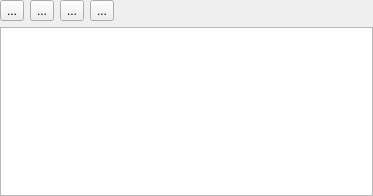
<?xml version="1.0" encoding="UTF-8"?>
<ui version="4.0">
 <class>KPlato::ReportGroupSectionsWidget</class>
 <widget class="QWidget" name="KPlato::ReportGroupSectionsWidget">
  <property name="geometry">
   <rect>
    <x>0</x>
    <y>0</y>
    <width>373</width>
    <height>196</height>
   </rect>
  </property>
  <layout class="QVBoxLayout" name="verticalLayout">
   <property name="margin">
    <number>0</number>
   </property>
   <item>
    <layout class="QHBoxLayout" name="horizontalLayout">
     <item>
      <widget class="QToolButton" name="btnAdd">
       <property name="text">
        <string>...</string>
       </property>
      </widget>
     </item>
     <item>
      <widget class="QToolButton" name="btnRemove">
       <property name="text">
        <string>...</string>
       </property>
      </widget>
     </item>
     <item>
      <widget class="QToolButton" name="btnMoveUp">
       <property name="text">
        <string>...</string>
       </property>
      </widget>
     </item>
     <item>
      <widget class="QToolButton" name="btnMoveDown">
       <property name="text">
        <string>...</string>
       </property>
      </widget>
     </item>
     <item>
      <spacer name="horizontalSpacer">
       <property name="orientation">
        <enum>Qt::Horizontal</enum>
       </property>
       <property name="sizeHint" stdset="0">
        <size>
         <width>40</width>
         <height>20</height>
        </size>
       </property>
      </spacer>
     </item>
    </layout>
   </item>
   <item>
    <widget class="QTreeView" name="view">
     <property name="rootIsDecorated">
      <bool>false</bool>
     </property>
     <property name="itemsExpandable">
      <bool>false</bool>
     </property>
     <property name="allColumnsShowFocus">
      <bool>true</bool>
     </property>
     <property name="expandsOnDoubleClick">
      <bool>false</bool>
     </property>
     <attribute name="headerCascadingSectionResizes">
      <bool>true</bool>
     </attribute>
     <attribute name="headerDefaultSectionSize">
      <number>50</number>
     </attribute>
     <attribute name="headerMinimumSectionSize">
      <number>30</number>
     </attribute>
    </widget>
   </item>
  </layout>
 </widget>
 <resources/>
 <connections/>
</ui>
